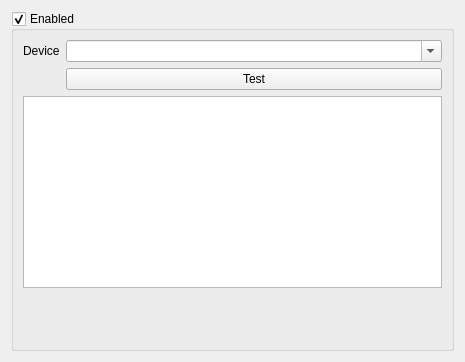
<?xml version="1.0" encoding="UTF-8"?>
<ui version="4.0">
 <class>SerialPortSettingsPage</class>
 <widget class="QWidget" name="SerialPortSettingsPage">
  <property name="geometry">
   <rect>
    <x>0</x>
    <y>0</y>
    <width>465</width>
    <height>362</height>
   </rect>
  </property>
  <property name="windowTitle">
   <string>Form</string>
  </property>
  <layout class="QVBoxLayout" name="verticalLayout_2">
   <item>
    <widget class="QGroupBox" name="grpSerialPort">
     <property name="title">
      <string>Enabled</string>
     </property>
     <property name="checkable">
      <bool>true</bool>
     </property>
     <layout class="QFormLayout" name="formLayout">
      <item row="1" column="0">
       <widget class="QLabel" name="label">
        <property name="text">
         <string>Device</string>
        </property>
       </widget>
      </item>
      <item row="1" column="1">
       <widget class="QComboBox" name="lstDevice">
        <property name="editable">
         <bool>true</bool>
        </property>
       </widget>
      </item>
      <item row="2" column="1">
       <widget class="QPushButton" name="btTest">
        <property name="text">
         <string>Test</string>
        </property>
        <property name="checkable">
         <bool>true</bool>
        </property>
       </widget>
      </item>
      <item row="3" column="0" colspan="2">
       <widget class="QPlainTextEdit" name="txtError"/>
      </item>
      <item row="4" column="0">
       <spacer name="verticalSpacer">
        <property name="orientation">
         <enum>Qt::Vertical</enum>
        </property>
        <property name="sizeHint" stdset="0">
         <size>
          <width>20</width>
          <height>40</height>
         </size>
        </property>
       </spacer>
      </item>
     </layout>
    </widget>
   </item>
  </layout>
 </widget>
 <resources/>
 <connections/>
</ui>
